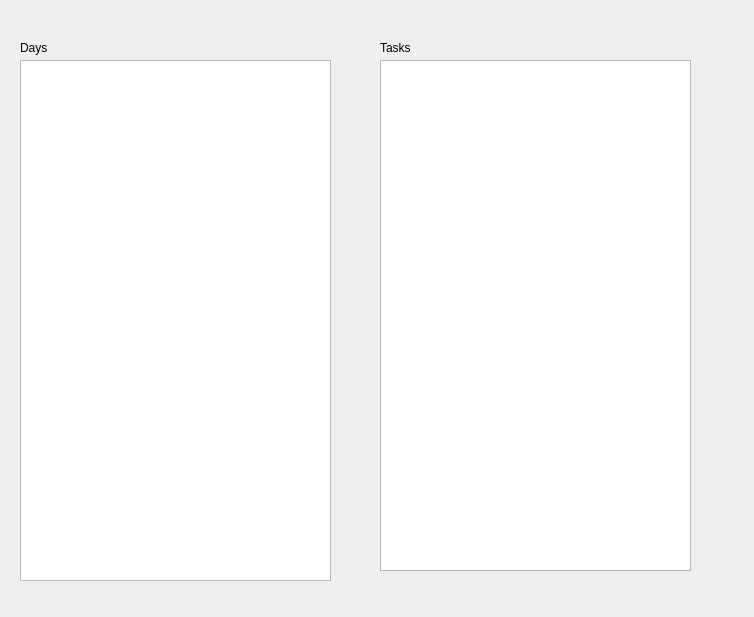
<?xml version="1.0" encoding="UTF-8"?>
<ui version="4.0">
 <class>WholeTaskListWindow</class>
 <widget class="QDialog" name="WholeTaskListWindow">
  <property name="geometry">
   <rect>
    <x>0</x>
    <y>0</y>
    <width>754</width>
    <height>617</height>
   </rect>
  </property>
  <property name="windowTitle">
   <string>Dialog</string>
  </property>
  <widget class="QListWidget" name="dayListWidget">
   <property name="geometry">
    <rect>
     <x>20</x>
     <y>60</y>
     <width>311</width>
     <height>521</height>
    </rect>
   </property>
  </widget>
  <widget class="QListWidget" name="taskListWidget">
   <property name="geometry">
    <rect>
     <x>380</x>
     <y>60</y>
     <width>311</width>
     <height>511</height>
    </rect>
   </property>
  </widget>
  <widget class="QLabel" name="label">
   <property name="geometry">
    <rect>
     <x>20</x>
     <y>40</y>
     <width>49</width>
     <height>16</height>
    </rect>
   </property>
   <property name="text">
    <string>Days</string>
   </property>
  </widget>
  <widget class="QLabel" name="label_2">
   <property name="geometry">
    <rect>
     <x>380</x>
     <y>40</y>
     <width>49</width>
     <height>16</height>
    </rect>
   </property>
   <property name="text">
    <string>Tasks</string>
   </property>
  </widget>
 </widget>
 <resources/>
 <connections/>
</ui>
